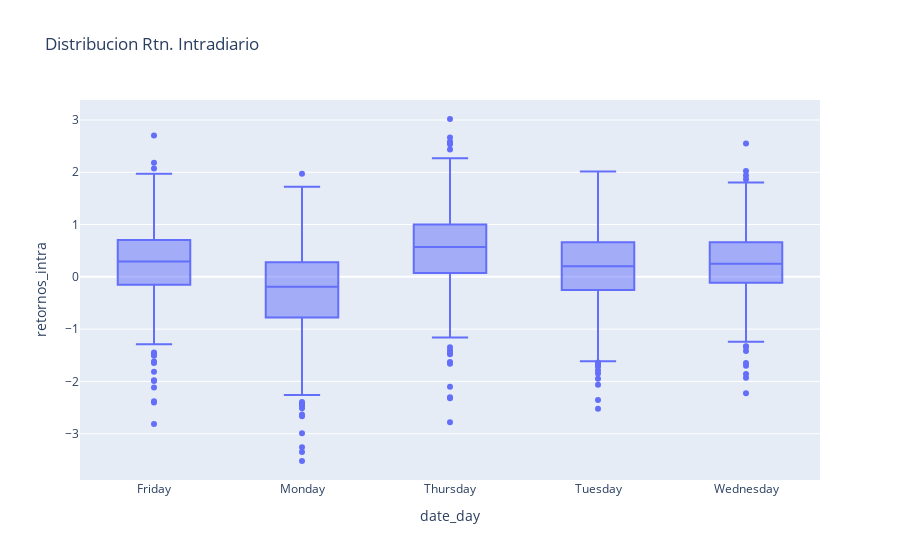

Notebook code cell kept with this figure:
### Markdown cell above
2.3. Con la información filtrada se genera una primera visualización en función de **entender la naturaleza del dato**

### Code cell
ply.boxplot_frame(data_frame=df_dia_intra, x=df_dia_intra.date_day, y=df_dia_intra.retornos_intra, title='Distribucion Rtn. Intradiario')

### Figure 1 — Plotly figure (JSON) as saved in the notebook; plotly's stock layout.template omitted (floating-point values rounded to 4 significant figures; data arrays with more than 128 entries replaced by an {"elided": "..."} marker saying what was removed)
{"data": [{"alignmentgroup": "True", "hovertemplate": "date_day=%{x}<br>retornos_intra=%{y}<extra></extra>", "legendgroup": "", "marker": {"color": "#636efa"}, "name": "", "notched": false, "offsetgroup": "", "orientation": "v", "showlegend": false, "type": "box", "x": {"elided": "2510 str values"}, "x0": " ", "xaxis": "x", "y": {"elided": "2510 float values"}, "y0": " ", "yaxis": "y"}], "layout": {"boxmode": "group", "legend": {"tracegroupgap": 0}, "title": {"text": "Distribucion Rtn. Intradiario"}, "xaxis": {"anchor": "y", "domain": [0, 1], "title": {"text": "date_day"}}, "yaxis": {"anchor": "x", "domain": [0, 1], "title": {"text": "retornos_intra"}}}}
